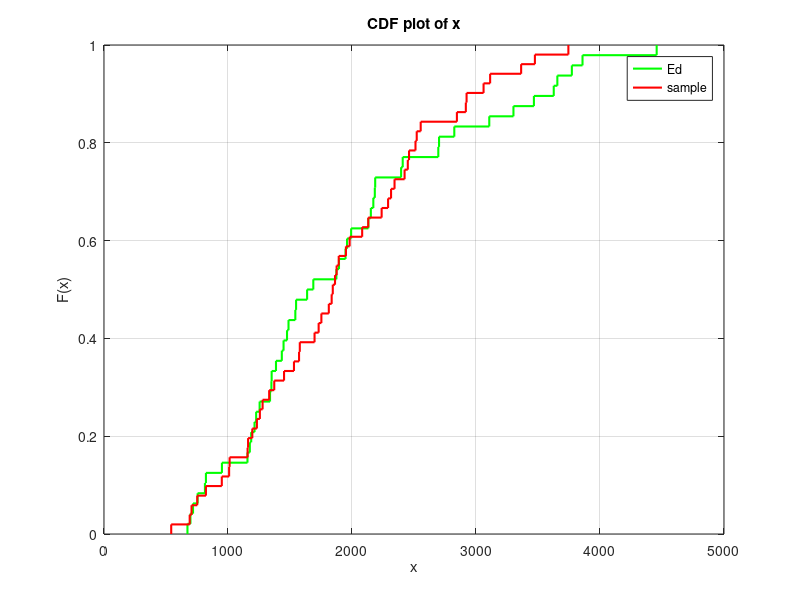
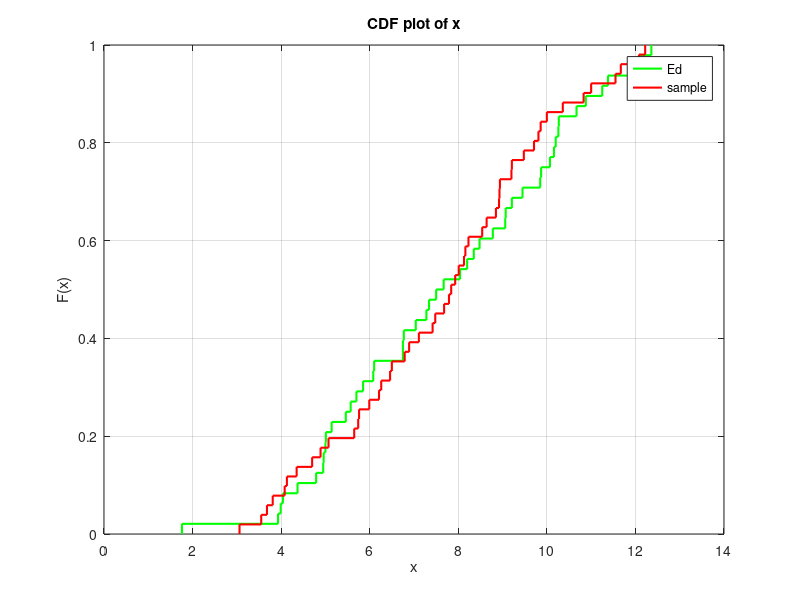

MATLAB code for these plots, in order:
% data sets
Ed1_bandwidth = [1688,2702,2152,1960,1157,814,1638,4457,2825,1448,1227,3859,2396,1255,755,2696,3627,3656,1543,951,822,673,1176,697,3302,1895,2172,1352,1187,1214,1488,1476,3773,2184,1387,3107,1350,1874,3467,1434,2132,2409,1993,1339,718,2187,1948,1549];
%Ed2_bandwidth =
sample1_bandwidth = [1233,1196,2924,1332,706,822,1813,691,1845,3745,3114,3061,3475,2131,1951,1863,950,2082,2460,1579,2554,2343,2918,1373,3364,1836,1753,1876,1981,2291,1162,1257,1279,2239,1573,2512,1893,2315,2846,1452,752,2424,1731,2522,542,1013,1158,2450,1009,1532,1698];
%sample2_bandwidth =

Ed1_time = [10.07,10.67,9.06,5.01,8.48,8.04,3.99,5.14,7.04,4.96,5.85,7.50,6.10,6.77,11.25,5.46,4.79,4.37,6.08,9.87,8.35,10.20,6.75,11.38,9.07,11.95,9.45,5.00,5.70,5.57,7.28,7.34,7.67,10.26,3.93,1.76,4.04,12.36,6.75,10.27,10.16,8.78,9.85,4.95,9.21,10.88,12.08,8.20];
%Ed2_time =
sample1_time = [6.89,7.11,9.86,4.89,9.21,7.93,10.83,9.48,3.55,3.06,3.68,6.50,4.13,6.79,7.42,7.84,8.94,4.08,5.99,11.00,6.26,8.01,4.70,11.55,5.76,8.16,8.54,12.08,10.36,8.85,6.21,5.74,5.65,6.46,9.20,8.92,8.64,10.00,8.23,5.07,9.81,8.93,12.22,7.79,8.13,4.35,3.81,9.71,11.67,7.68,7.48];
%sample2_time =

figure(1)
y1=cdfplot(Ed1_bandwidth);
hold on
%y2=cdfplot(Ed2_bandwidth);
%hold on
y3 = cdfplot(sample1_bandwidth);
hold on
%y4 = cdfplot(sample2_bandwidth);
set(y1,'LineWidth',1.5,'color','g');
%set(y2,'LineWidth',1.5,'color','b');
set(y3,'LineWidth',1.5,'color','r');
%set(y4,'LineWidth',1.5,'color','m');
%legend('Ed1','Ed2','sample1','sample2');
legend('Ed','sample');

figure(2)
y5 = cdfplot(Ed1_time);
hold on
%y6 = cdfplot(Ed2_time);
%hold on
y7 = cdfplot(sample1_time);
hold on
%y8 = cdfplot(sample2_time);
%hold on
set(y5,'LineWidth',1.5,'color','g');
%set(y6,'LineWidth',1.5,'color','b');
set(y7,'LineWidth',1.5,'color','r');
%set(y8,'LineWidth',1.5,'color','m');
%legend('Ed1','Ed2','sample1','sample2');
legend('Ed','sample');
